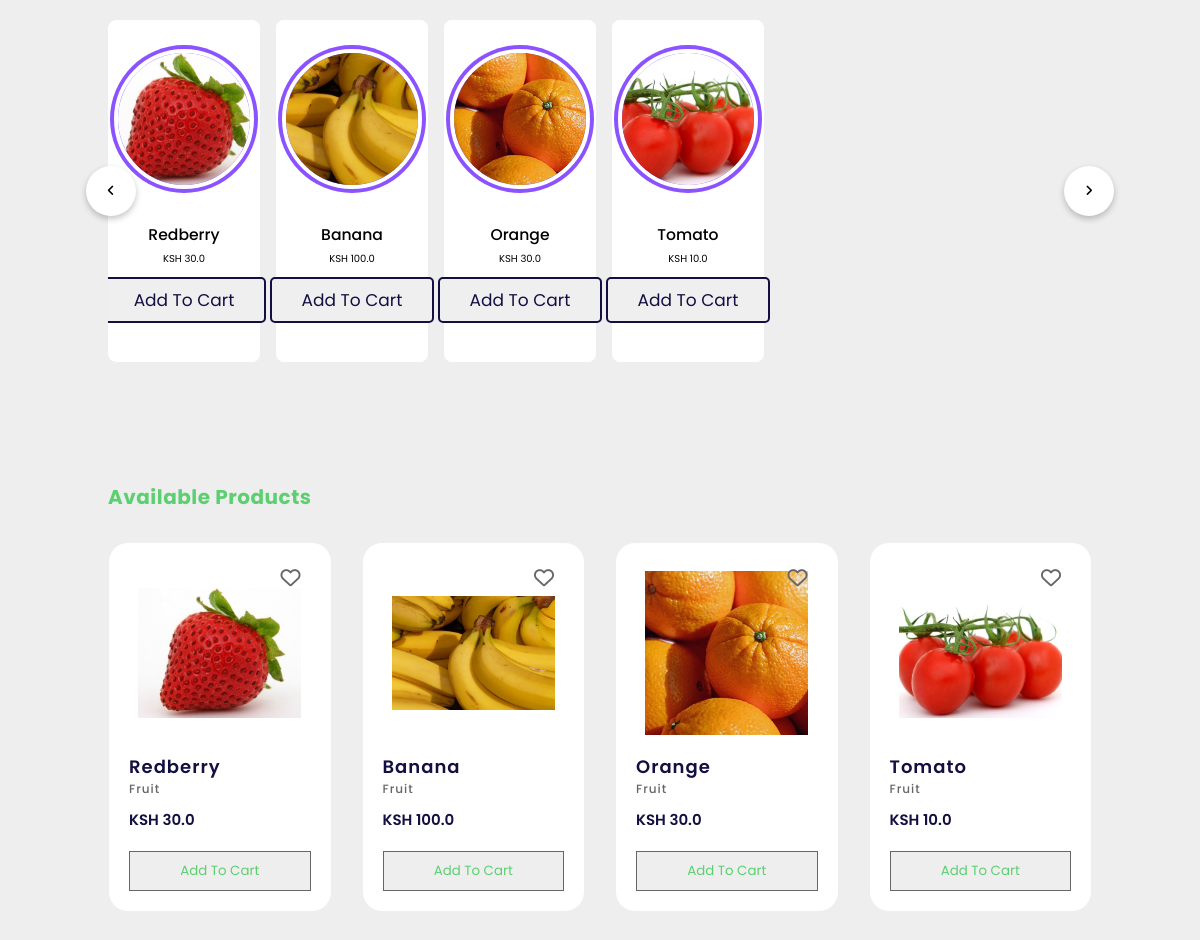
Page /shop on the committed database.
### app/models.py (models this page shows)
class Product(db.Model):
    id = db.Column(db.Integer, primary_key=True)
    name = db.Column(db.String(100), nullable=False)
    description = db.Column(db.Text, nullable=True)
    price = db.Column(db.Float, nullable=False)
    image_url = db.Column(db.String(200), nullable=True)
    category_id = db.Column(db.Integer, db.ForeignKey('category.id'), nullable=False)
    category = db.relationship('Category', backref=db.backref('products', lazy=True))

### app/products/product.py (the view)
@bp.route('/shop')
def shop_products():
    products = Product.query.all()
    return render_template('shop.html', products=products)

### app/templates/shop.html (shortened to what this page needs)
<!DOCTYPE html>
<html lang="en" dir="ltr">
<head>
  <link rel="stylesheet" href="{{url_for('static', filename='CSS/style.css')}}">
  <link rel="stylesheet" href="{{url_for('static', filename='CSS/shop.css')}}">
  <link rel="stylesheet" href="https://cdnjs.cloudflare.com/ajax/libs/font-awesome/6.3.0/css/all.min.css">
</head>
<body>
  <section class="slider">
    <div class="wrapper">
      <i id="left" class="fa-solid fa-angle-left"></i>
      <ul class="carousel">
        {% for product in products%}
        <li class="card">
          <div class="img"><img src="{{url_for('static', filename=product.image_url)}}" alt="img" draggable="false">
          </div>
          <h2>{{product.name}}</h2>
          <div class="price">KSH {{product.price}}</div>
          <form action="{{url_for('orders.add_to_cart')}}" method="POST">
            <input type="submit" value="add to cart" class="btn">
          </form>
        </li>
        {% endfor %}
      </ul>
      <i id="right" class="fa-solid fa-angle-right"></i>
    </div>
  </section>
  <section class="products" id="products">
    <div class="product-heading">
      <h2>Available Products</h2>
    </div>
    <div class="product-container">
      {% for product in products%}
      <div class="product-box">
        <img src="{{url_for('static', filename=product.image_url)}}" alt="products">
        <strong>{{product.name}}</strong>
        <span class="quantity">{{product.description}}</span>
        <span class="price">KSH {{product.price}}</span>
        <form action="{{url_for('orders.add_to_cart')}}" method="POST">
          <input type="submit" value="add to cart" class="cart-btn">
        </form>
        <a href="#" class="like-btn">
          <i class="far fa-heart"></i>
        </a>
      </div>
      {% endfor %}
    </div>
  </section>
</body>
</html>

### app/static/CSS/style.css (style rules this page uses)
:root { --orange: #ff7800; --green: #198754; --black: #130f40; --smooth-green: #40aa54; --light-green: #5ccf71; --light-color: #666; --box-shadow: 0 .5rem 1rem rgba(0,0,0,.1); --border: .2rem solid rgba(0,0,0,.1); --outline: .1rem solid rgba(0,0,0,.1); --outline-hover: .2rem solid var(--orange); }
* { font-family: 'Poppins', sans-serif; margin: 0; padding: 0; box-sizing: border-box; outline: none; border: none; text-transform: capitalize; transition: all .2s linear; }
html { font-size: 62.5%; overflow-x: hidden; scroll-behavior: smooth; scroll-padding-top: 7rem; }
body { background: #eee; }
section { padding: 2rem 9%; }
a { text-decoration: none; }
.btn { margin-top: 1rem; display: inline-block; padding: .8rem 3rem; font-size: 1.7rem; border-radius: .5rem; border: .2rem solid var(--black); color: var(--black); cursor: pointer; }
#category, #products { display: flex; flex-direction: column; margin: 40px auto; }
.category-heading, .product-heading { display: flex; justify-content: space-between; align-items: center; }
.category-heading h2, .product-heading h2 { font-size: 2rem; font-weight: 700; color: var(--light-green); letter-spacing: 0.5px; }
#products { margin: 80px auto; }
.product-container { display: grid; grid-template-columns: 1fr 1fr 1fr 1fr; grid-gap: 30px; margin: 30px 0px; }
.product-box { width: 100%; border: 1px solid #eee; background-color: #fff; padding: 20px; border-radius: 20px; display: flex; flex-direction: column; position: relative; }
.product-box img { width: 90%; height: 180px; object-fit: contain; object-position: center; margin: auto; }
.product-box strong { color: var(--black); font-size: 1.8rem; letter-spacing: 1px; font-weight: 600; margin-top: 10px; }
.product-box .quantity { color: var(--light-color); font-size: 1.2rem; font-weight: 500; letter-spacing: 1px; }
.product-box .price { margin-top: 10px; font-size: 1.5rem; font-weight: 600; color: var(--black); }
.product-box .cart-btn { border: .1rem solid var(--light-color); color: var(--light-green); background-color: #eee; display: flex; justify-content: center; align-items: center; margin-top: 20px; width: 100%; height: 40px; transition: all ease 0.3s; }
.product-box .like-btn { position: absolute; right: 30px; top: 20px; color: var(--light-color); font-size: 2rem; }
.product-box .like-btn i { transition: all ease 0.3s; }

### app/static/CSS/shop.css (style rules this page uses)
.wrapper { max-width: 1840px; width: 100%; position: relative; }
.wrapper i { top: 50%; height: 50px; width: 50px; cursor: pointer; font-size: 1.25rem; position: absolute; text-align: center; line-height: 50px; background: #fff; border-radius: 50%; box-shadow: 0 3px 6px rgba(0,0,0,0.23); transform: translateY(-50%); transition: transform 0.1s linear; }
.wrapper i:first-child { left: -22px; }
.wrapper i:last-child { right: -22px; }
.wrapper .carousel { display: grid; grid-auto-flow: column; grid-auto-columns: calc((100% / 6) - 12px); overflow-x: auto; scroll-snap-type: x mandatory; gap: 16px; border-radius: 8px; scroll-behavior: smooth; scrollbar-width: none; }
.carousel :where(.card, .img) { display: flex; justify-content: center; align-items: center; }
.carousel .card { scroll-snap-align: start; height: 342px; list-style: none; background: #fff; cursor: pointer; padding-bottom: 15px; flex-direction: column; border-radius: 8px; }
.carousel .card .img { background: #8B53FF; height: 148px; width: 148px; border-radius: 50%; }
.card .img img { width: 140px; height: 140px; border-radius: 50%; object-fit: cover; border: 4px solid #fff; }
.carousel .card h2 { font-weight: 500; font-size: 1.56rem; margin: 30px 0 5px; }

### rows in the picture
Product: image_url (picture), name "Redberry", price "30.0", description "Fruit"
Product: image_url (picture), name "Banana", price "100.0", description "Fruit"
Product: image_url (picture), name "Orange", price "30.0", description "Fruit"
Product: image_url (picture), name "Tomato", price "10.0", description "Fruit"
